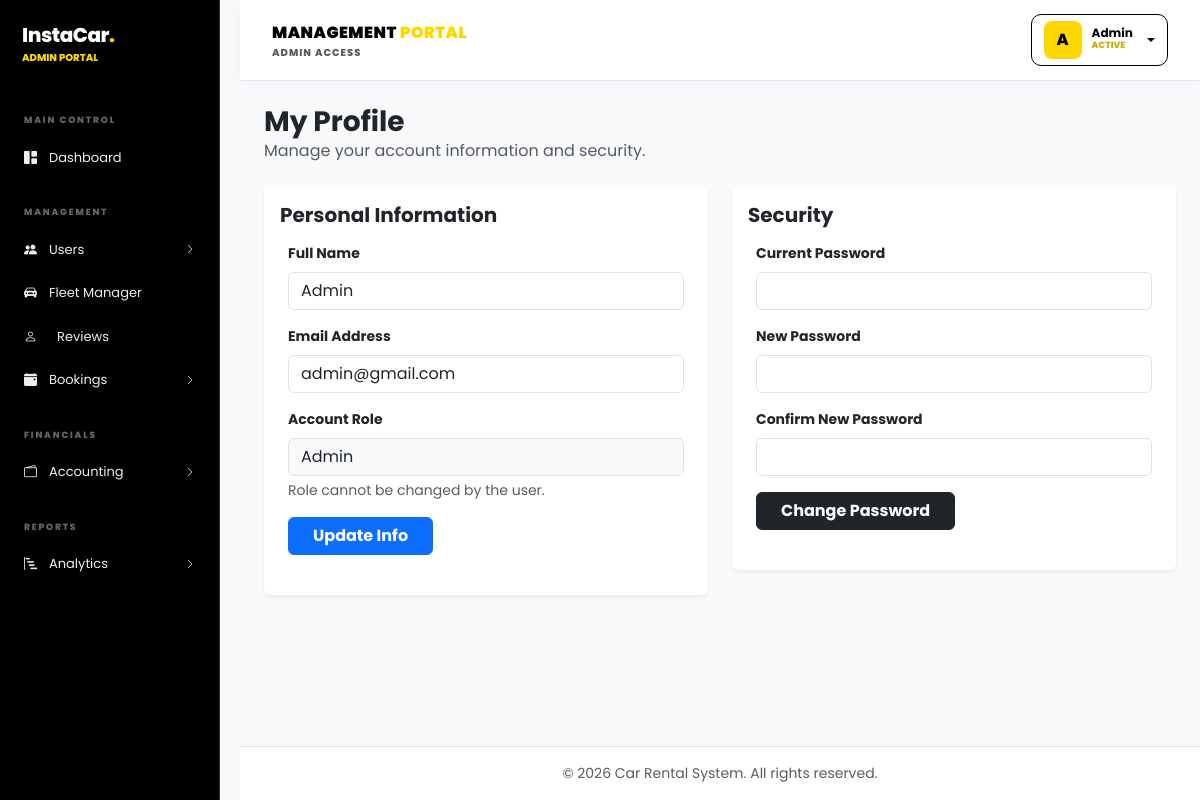
The app's page /pages/shared/profile.php (signed in) with its own data.
### tables this page shows
CREATE TABLE `users` (
  `id` int NOT NULL,
  `name` varchar(255) NOT NULL,
  `email` varchar(255) NOT NULL,
  `password` varchar(255) NOT NULL,
  `phone` varchar(255) NOT NULL,
  `role` varchar(255) NOT NULL,
  `created_at` timestamp NOT NULL DEFAULT CURRENT_TIMESTAMP ON UPDATE CURRENT_TIMESTAMP,
  `reset_token` varchar(255) DEFAULT NULL,
  `token_expiry` datetime DEFAULT NULL
);

### pages/shared/profile.php (the view, shortened to what this page needs)
<?php
require_once __DIR__ . '/../../config/database.php';
    ?>
    <?php
$user_id = (int)$_SESSION['user_id'];
$user = mysqli_fetch_assoc(mysqli_query($conn, "SELECT name, email, role FROM users WHERE id = $user_id LIMIT 1"));
?>
<?php require_once __DIR__ . '/../components/head.php'; ?>
<div class="container-fluid">
    <div class="row">
        <div class="col-md-2 p-0">
            <?php require_once __DIR__ . '/../components/sidebar.php'; ?>
        </div>
        <div class="col-md-10 p-0 d-flex flex-column main-content" style="background: #f8fafc; min-height: 100vh;">
            <?php require_once __DIR__ . '/../components/header.php'; ?>
            <div class="p-4">
                <div class="mb-4">
                    <h3 class="fw-bold mb-0">My Profile</h3>
                    <p class="text-muted">Manage your account information and security.</p>
                </div>
                <div class="row">
                    <div class="col-lg-6">
                        <div class="card shadow-sm border-0 mb-4">
                            <div class="card-header bg-white py-3 border-0">
                                <h5 class="fw-bold mb-0">Personal Information</h5>
                            </div>
                            <div class="card-body p-4 pt-0">
                                <form action="process/profile_actions.php" method="POST">
                                    <div class="mb-3">
                                        <label class="form-label small fw-bold">Full Name</label>
                                        <input type="text" name="name" class="form-control" value="<?= htmlspecialchars($user['name']) ?>" required>
                                    </div>
                                    <div class="mb-3">
                                        <label class="form-label small fw-bold">Email Address</label>
                                        <input type="email" name="email" class="form-control" value="<?= htmlspecialchars($user['email']) ?>" required>
                                    </div>
                                    <div class="mb-3">
                                        <label class="form-label small fw-bold">Account Role</label>
                                        <input type="text" class="form-control bg-light" value="<?= ucfirst($user['role']) ?>" readonly>
                                        <div class="form-text">Role cannot be changed by the user.</div>
                                    </div>
                                    <button type="submit" name="update_info" class="btn btn-primary fw-bold px-4">Update Info</button>
                                </form>
                            </div>
                        </div>
                    </div>
                    <div class="col-lg-6">
                        <div class="card shadow-sm border-0">
                            <div class="card-header bg-white py-3 border-0">
                                <h5 class="fw-bold mb-0">Security</h5>
                            </div>
                            <div class="card-body p-4 pt-0">
                                <form action="process/profile_actions.php" method="POST">
                                    <div class="mb-3">
                                        <label class="form-label small fw-bold">Current Password</label>
                                        <input type="password" name="current_password" class="form-control" required>
                                    </div>
                                    <div class="mb-3">
                                        <label class="form-label small fw-bold">New Password</label>
                                        <input type="password" name="new_password" class="form-control" required>
                                    </div>
                                    <div class="mb-3">
                                        <label class="form-label small fw-bold">Confirm New Password</label>
                                        <input type="password" name="confirm_password" class="form-control" required>
                                    </div>
                                    <button type="submit" name="update_password" class="btn btn-dark fw-bold px-4">Change Password</button>
                                </form>
                            </div>
                        </div>
                    </div>
                </div>
            </div>
            <?php require_once __DIR__ . '/../components/footer.php'; ?>

### pages/components/head.php (style rules this page uses)
body { background: #f8f9fa; font-family: 'Poppins', sans-serif; }
.main-content { min-height: 100vh; background: #f8f9fa; }

### pages/components/sidebar.php (style rules this page uses)
.main-content { margin-left: 260px; width: calc(100% - 260px); transition: margin-left 0.3s ease; }
@media (min-width: 769px) and (max-width: 1200px) { .main-content { margin-left: 220px; width: calc(100% - 220px); } }
@media (min-width: 769px) and (max-width: 1200px) { .main-content { margin-left: 240px; width: calc(100% - 240px); } }

### records on screen
users: name "Admin", email "admin@gmail.com", role "Admin"

### other values on screen
$role "ADMIN"
$firstLetter "A"
$name "Admin"
